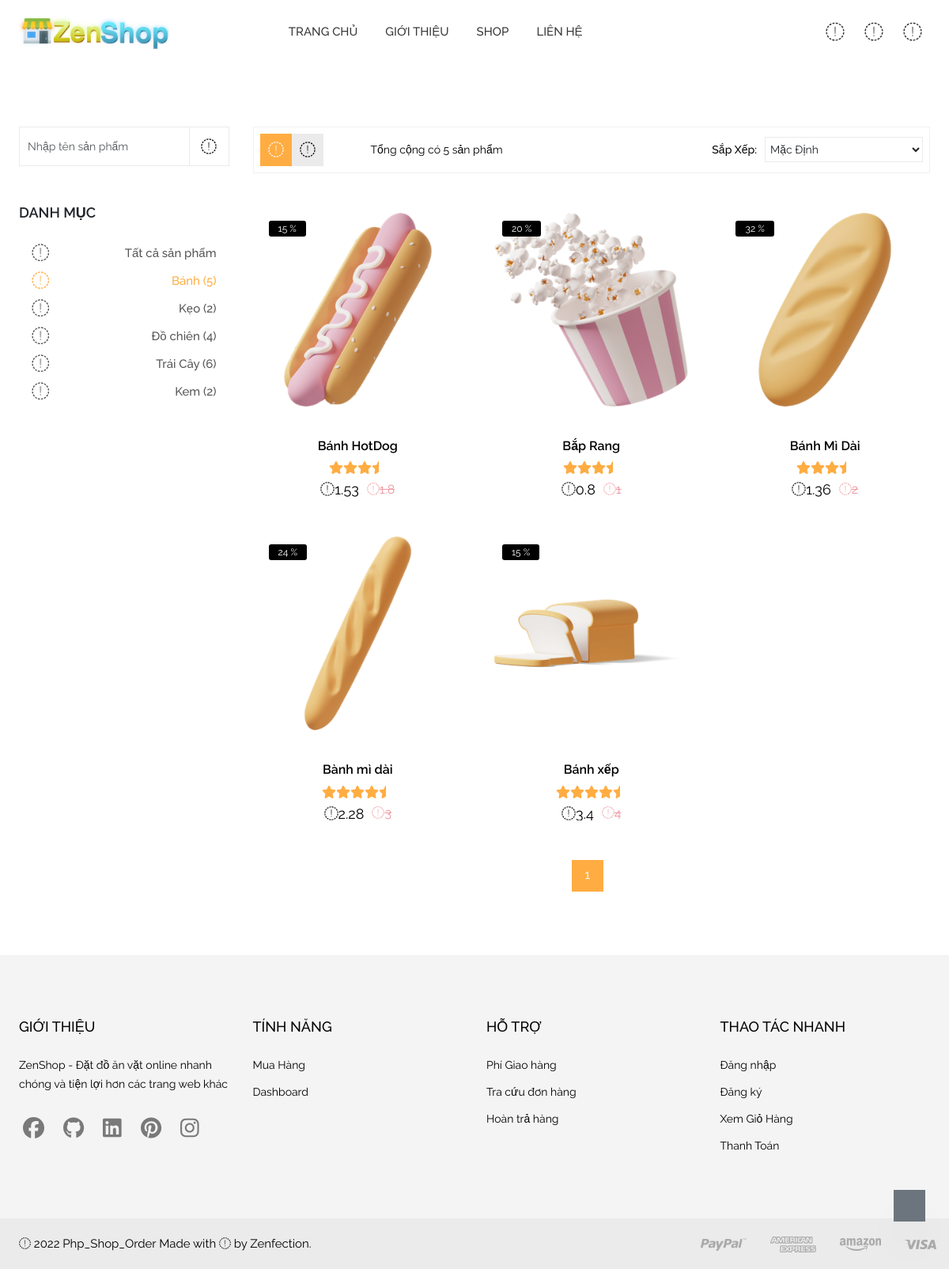
The page /shop/category/cake on the database its author committed.
### tables this page shows
CREATE TABLE tb_product
(
  id_product  int(11)       NOT NULL AUTO_INCREMENT,
  name        varchar(50)   NOT NULL,
  description varchar(255)  NOT NULL,
  price       float         NOT NULL,
  ranking     int           NOT NULL,
  image       varchar(255)  NOT NULL,
  discount    DECIMAL(10,2) NULL    ,
  quantity    int           NOT NULL,
  id_category char(25)      NOT NULL,
  PRIMARY KEY (id_product)
);

CREATE TABLE tb_category
(
  id_category char(25)     NOT NULL,
  title       varchar(50)  NOT NULL,
  image       varchar(255) NOT NULL,
  active      tinyint(1)   NOT NULL,
  PRIMARY KEY (id_category)
);

### app/views/shop/product_content.php (the view, shortened to what the rows shown need)
<div class="row shop_wrapper grid_3">
    <?php
    $limit = (isset($_GET['limit'])) ? $_GET['limit'] : 9;
    $page = (!empty($page)) ? $page : 1;
    $paginator = new Paginator($data);
    $results = $paginator->getData($limit, $page);
    $check = $total - ($limit * ($page - 1));
    $limit > $check ? $limit = $check : $limit;
    if ($check > 0) {
        for ($i = 0; $i < $limit; $i++) {
            $id = $results->data[$i]['id_product'];
            $name = $results->data[$i]['name'];
            $price = (float)$results->data[$i]['price'];
            $image = $results->data[$i]['image'];
            $discount = (int)$results->data[$i]['discount'];
            $ranking = (int)$results->data[$i]['ranking'];
    ?>
            <div class="col-lg-4 col-md-4 col-sm-6 product product-inner" id="product<?php echo $id ?>">
                <div class="thumb">
                    <a class="image" href="/product/detail/<?php echo $id ?>">
                        <img class="fit-image p-10" id="img-product<?php echo $id ?>" src="<?php echo _WEB_ROOT; ?>/assets/images/products/<?php echo $image ?>" alt="Product" />
                    </a>
                    <?php
                    if ($discount > 0) {
                        $discount_price = $price - ($price * $discount / 100);
                    ?>
                        <span class="badges">
                            <span class="sale"><?php echo (int)$discount ?> %</span>
                        </span>
                    <?php
                    }
                    ?>
                </div>
                <div class="content">
                    <h5 class="title">
                        <a class="product-title" href="/product/detail/<?php echo $id ?>"><?php echo $name ?></a>
                    </h5>
                    <span class="rating">
                        <?php
                        $temp = $ranking;
                        for ($j = 0; $j < 5; $j++) {
                            if ($temp > 2) {
                                echo "<i class='fa-solid fa-star' style='color: #ffad42'></i>";
                                $temp -= 2;
                            } else if ($temp > 0) {
                                echo "<i class='fa-solid fa-star-half' style='color: #ffad42'></i>";
                                $temp = 0;
                            }
                        }
                        ?>
                    </span>
                    <span class="price">
                        <?php
                        if ($discount > 0) {
                        ?>
                            <span class="new"><i class="fa-duotone fa-dollar-sign"></i><?php echo $discount_price ?></span>
                            <span class="old"><i class="fa-duotone fa-dollar-sign"></i><?php echo $price ?></span>
                        <?php
                        } else {
                        ?>
                            <span class='new'><i class="fa-duotone fa-dollar-sign"></i><?php echo $price ?></span>
                        <?php
                        }
                        ?>
                    </span>
                </div>
            </div>
    <?php
        }
    }
    ?>
</div>

### app/views/shop/index.php (shortened to what the rows shown need)
<div class="section section-margin">
    <div class="container">
        <div class="row flex-row-reverse">
            <div class="col-lg-9 col-12" id="shop-content" data-aos="fade-in" data-aos-duration="500">
                            <?php
                                $total = count($product);
                            ?>
                <div id="product-content">
                    <?php
                        $data = array_merge($data, ['total' => $total]);
                        $this->render('shop/product_content', $data)
                    ?>
                </div>
            </div>
            <div class="col-lg-3 col-12">
                <aside class="sidebar_widget m-t-50 mt-lg-0">
                    <div class="widget_inner">
                        <div class="widget-list m-b-50">
                            <div class="sidebar-body justify-content-start">
                                <ul class="sidebar-list product-tab-nav">
                                    <?php
                                        foreach ($category as $key => $value) {
                                            $categoryFilter = $value['id_category'];
                                            $nameCategory = $value['title'];
                                            ?>
                                            <li>
                                                <a href="/shop/category/<?php echo $categoryFilter.'/'.$current_sortby.'/1/'.$keyword ?>" class="<?php echo ($current_category == $categoryFilter) ? 'active' : ''?>" id="<?php echo $categoryFilter?>">
                                                <?php
                                                    if($categoryFilter == 'cake')
                                                        echo '<i class="fa-duotone fa-cake-slice fa-xl"></i>';
                                                    else if($categoryFilter == 'candy')
                                                        echo '<i class="fa-duotone fa-lollipop fa-xl"></i>';
                                                    else if($categoryFilter == 'fastfood')
                                                        echo '<i class="fa-duotone fa-burger-fries fa-xl"></i>';
                                                    else if($categoryFilter == 'fruit')
                                                        echo '<i class="fa-duotone fa-cherries fa-xl"></i>';
                                                    else if($categoryFilter == 'icecream')
                                                        echo '<i class="fa-duotone fa-ice-cream fa-xl"></i>';
                                                    echo $nameCategory . " ($count_category[$categoryFilter])"
                                                ?>
                                                </a>
                                            </li>
                                            <?php
                                        }
                                    ?>
                                </ul>
                            </div>
                        </div>
                    </div>
                </aside>
            </div>
        </div>
    </div>
</div>

### rows shown on the page
tb_product: image (picture), discount "15", name "Bánh HotDog", discount_price "1.53", price "1.8"
tb_product: image (picture), discount "20", name "Bắp Rang", discount_price "0.8", price "1"
tb_product: image (picture), discount "32", name "Bánh Mì Dài", discount_price "1.36", price "2"
tb_product: image (picture), discount "24", name "Bành mì dài", discount_price "2.28", price "3"
tb_product: image (picture), discount "15", name "Bánh xếp", discount_price "3.4", price "4"
tb_category: title "Bánh", id_category "5"
tb_category: title "Kẹo", id_category "2"
tb_category: title "Đồ chiên", id_category "4"
tb_category: title "Trái Cây", id_category "6"
tb_category: title "Kem", id_category "2"

### other values the page prints
$total "5"
